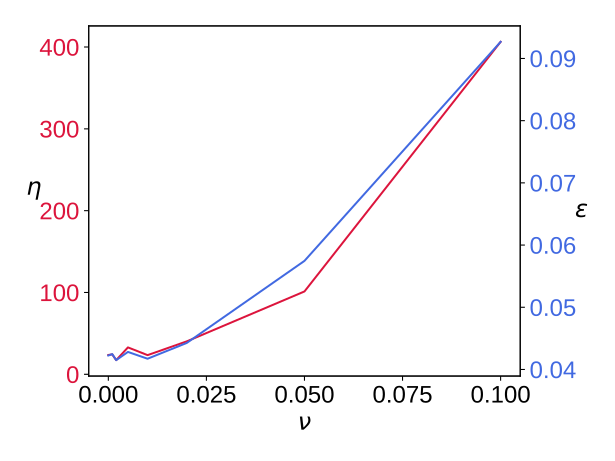

Write Python code to recreate this figure.
import numpy as np
import matplotlib.pyplot as plt
import csv
from sebcolour import Colour as C
clr1 = C.royalblue
clr2 = C.crimson
blk = C.black
# Set plotting font defaults
import matplotlib
fs = 18
fnt = {'family' : 'Arial',
       'weight' : 'regular',
       'size'   : fs}
matplotlib.rc('font', **fnt)
# Important for svg output of text as 'things that can be edited in inkscape'
import pylab as pl
pl.rcParams['svg.fonttype'] = 'none'

# Important for svg output of text as 'things that can be edited in inkscape'
import pylab as pl
pl.rcParams['svg.fonttype'] = 'none'


# Will need to extract data from .h5 files
files=['../log/agent/ee_GJ_best_1_wt_figcomp2_exit_true_ret_rcpt_noise_gain_0.0_steps_1000.h5',
'../log/agent/ee_GJ_best_1_wt_figcomp2_exit_true_ret_rcpt_noise_gain_0.001_steps_1000.h5',
'../log/agent/ee_GJ_best_1_wt_figcomp2_exit_true_ret_rcpt_noise_gain_0.002_steps_1000.h5',
'../log/agent/ee_GJ_best_1_wt_figcomp2_exit_true_ret_rcpt_noise_gain_0.005_steps_1000.h5',
'../log/agent/ee_GJ_best_1_wt_figcomp2_exit_true_ret_rcpt_noise_gain_0.01_steps_1000.h5',
'../log/agent/ee_GJ_best_1_wt_figcomp2_exit_true_ret_rcpt_noise_gain_0.02_steps_1000.h5',
'../log/agent/ee_GJ_best_1_wt_figcomp2_exit_true_ret_rcpt_noise_gain_0.05_steps_1000.h5',
'../log/agent/ee_GJ_best_1_wt_figcomp2_exit_true_ret_rcpt_noise_gain_0.1_steps_1000.h5']

noise_gain = [0,.001,.002,.005,.01,.02,.05,.1]

#files=['../log/agent/ee_GJ_best_1_wt_figcomp2_exit_true_noise_gain_0.0_steps_1000.h5']

mean_eta = []
mean_eps = []
import h5py
for fn in files:
    with h5py.File (fn, 'r') as f:
        t = np.array(list(f['/t']))
        crosscount = np.array(list(f['/crosscount']))

        cc_idx = np.nonzero(np.where (crosscount > -1, 1, 0)) # incantation to make an index array
        cc_red = crosscount[cc_idx]
        t_red = t[cc_idx]
        rms = list(f['/rms'])
        # 500-1000 time slice is [41:] 750-1000 slice is [66:]
        mean_eta.append(np.mean(cc_red[66:]))
        # 500-1000 time slice is [100:] 750-1000 slice is [150:]
        mean_eps.append(np.mean(rms[150:]))

fig, ax1 = plt.subplots()

color = clr2
ax1.set_xlabel(r'$\nu$')
# The bar reproduces well in matplotlib, but not in svg/inkscape
#ax1.set_ylabel(r'$\bar{\eta}$', rotation=0,  color=blk)
ax1.set_ylabel(r'$\eta$', rotation=0,  color=blk)
ax1.plot(noise_gain, mean_eta, color=color)
ax1.tick_params(axis='y', labelcolor=color)

ax2 = ax1.twinx()  # instantiate a second axes that shares the same x-axis
color = clr1
ax2.set_ylabel(r'$\epsilon$', rotation=0, color=blk)  # we already handled the x-label with ax1
ax2.plot(noise_gain, mean_eps, color=color)
ax2.tick_params(axis='y', labelcolor=color)

#ax2.set_ylim([0, 0.1])
#ax1.set_ylim([0,400])

fig.tight_layout()  # otherwise the right y-label is slightly clipped
plt.savefig('GJ_vs_retnoise.svg', transparent=True)
plt.show()
